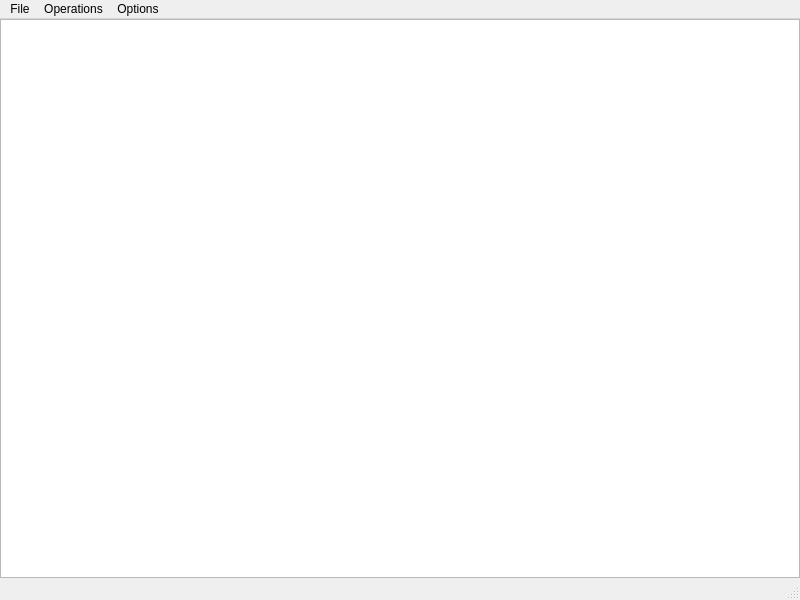
<?xml version="1.0" encoding="UTF-8"?>
<ui version="4.0">
 <class>MainWindow</class>
 <widget class="QMainWindow" name="MainWindow">
  <property name="geometry">
   <rect>
    <x>0</x>
    <y>0</y>
    <width>800</width>
    <height>600</height>
   </rect>
  </property>
  <property name="windowTitle">
   <string>Google Drive Test</string>
  </property>
  <widget class="QWidget" name="centralwidget">
   <layout class="QVBoxLayout" name="verticalLayout">
    <property name="margin">
     <number>0</number>
    </property>
    <item>
     <widget class="QTextEdit" name="textEdit">
      <property name="readOnly">
       <bool>true</bool>
      </property>
     </widget>
    </item>
   </layout>
  </widget>
  <widget class="QMenuBar" name="menubar">
   <property name="geometry">
    <rect>
     <x>0</x>
     <y>0</y>
     <width>800</width>
     <height>24</height>
    </rect>
   </property>
   <widget class="QMenu" name="menuLogin">
    <property name="title">
     <string>File</string>
    </property>
    <addaction name="actionClear_log"/>
    <addaction name="separator"/>
    <addaction name="actionExit"/>
   </widget>
   <widget class="QMenu" name="menuOptions">
    <property name="title">
     <string>Options</string>
    </property>
    <addaction name="actionEdit_options"/>
   </widget>
   <widget class="QMenu" name="menuOperations">
    <property name="title">
     <string>Operations</string>
    </property>
    <addaction name="actionLogin"/>
    <addaction name="separator"/>
    <addaction name="actionAbout"/>
    <addaction name="actionGet_file_list"/>
    <addaction name="actionUpload_simple_file"/>
    <addaction name="actionGet_file_info"/>
    <addaction name="actionDownload_file"/>
    <addaction name="actionDelete_test_file"/>
    <addaction name="actionUpdate_test_file"/>
   </widget>
   <addaction name="menuLogin"/>
   <addaction name="menuOperations"/>
   <addaction name="menuOptions"/>
  </widget>
  <widget class="QStatusBar" name="statusbar"/>
  <action name="actionLogin">
   <property name="text">
    <string>Login</string>
   </property>
  </action>
  <action name="actionExit">
   <property name="text">
    <string>Exit</string>
   </property>
  </action>
  <action name="actionEdit_options">
   <property name="text">
    <string>Edit options</string>
   </property>
  </action>
  <action name="actionGet_file_list">
   <property name="text">
    <string>Get file list</string>
   </property>
  </action>
  <action name="actionClear_log">
   <property name="text">
    <string>Clear log</string>
   </property>
  </action>
  <action name="action">
   <property name="text">
    <string>-</string>
   </property>
  </action>
  <action name="action_2">
   <property name="text">
    <string>---</string>
   </property>
  </action>
  <action name="action_3">
   <property name="text">
    <string>--</string>
   </property>
  </action>
  <action name="actionDownload_file">
   <property name="text">
    <string>Download test file</string>
   </property>
  </action>
  <action name="actionUpload_simple_file">
   <property name="text">
    <string>Upload test file</string>
   </property>
  </action>
  <action name="actionAbout">
   <property name="text">
    <string>About</string>
   </property>
  </action>
  <action name="actionGet_file_info">
   <property name="text">
    <string>Get test file info</string>
   </property>
  </action>
  <action name="actionDelete_test_file">
   <property name="text">
    <string>Delete test file</string>
   </property>
  </action>
  <action name="actionUpdate_test_file">
   <property name="text">
    <string>Update test file</string>
   </property>
  </action>
 </widget>
 <resources/>
 <connections>
  <connection>
   <sender>actionExit</sender>
   <signal>triggered()</signal>
   <receiver>MainWindow</receiver>
   <slot>close()</slot>
   <hints>
    <hint type="sourcelabel">
     <x>-1</x>
     <y>-1</y>
    </hint>
    <hint type="destinationlabel">
     <x>399</x>
     <y>299</y>
    </hint>
   </hints>
  </connection>
  <connection>
   <sender>actionClear_log</sender>
   <signal>triggered()</signal>
   <receiver>textEdit</receiver>
   <slot>clear()</slot>
   <hints>
    <hint type="sourcelabel">
     <x>-1</x>
     <y>-1</y>
    </hint>
    <hint type="destinationlabel">
     <x>399</x>
     <y>300</y>
    </hint>
   </hints>
  </connection>
 </connections>
</ui>
